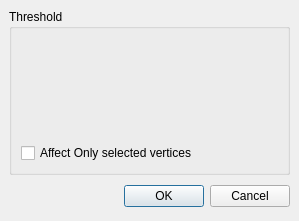
<ui version="4.0" >
 <author></author>
 <comment></comment>
 <exportmacro></exportmacro>
 <class>Dialog</class>
 <widget class="QDialog" name="Dialog" >
  <property name="geometry" >
   <rect>
    <x>0</x>
    <y>0</y>
    <width>299</width>
    <height>221</height>
   </rect>
  </property>
  <property name="windowTitle" >
   <string>Refine</string>
  </property>
  <property name="windowIcon" >
   <iconset>..\..\..\meshlab\images\eye128.png</iconset>
  </property>
  <layout class="QVBoxLayout" >
   <property name="margin" >
    <number>9</number>
   </property>
   <property name="spacing" >
    <number>6</number>
   </property>
   <item>
    <widget class="QGroupBox" name="thresholdGB" >
     <property name="title" >
      <string>Threshold</string>
     </property>
     <layout class="QGridLayout" >
      <property name="margin" >
       <number>9</number>
      </property>
      <property name="spacing" >
       <number>6</number>
      </property>
      <item row="1" column="0" >
       <widget class="QCheckBox" name="refineSelectedCB" >
        <property name="text" >
         <string>Affect Only selected vertices</string>
        </property>
       </widget>
      </item>
      <item row="0" column="0" >
       <widget class="QEdgeLength" name="edgeLength" >
        <property name="toolTip" >
         <string>Edge Length widget</string>
        </property>
        <property name="whatsThis" >
         <string>Edge Length widget set a length based on diagonal values.</string>
        </property>
       </widget>
      </item>
     </layout>
    </widget>
   </item>
   <item>
    <layout class="QHBoxLayout" >
     <property name="margin" >
      <number>0</number>
     </property>
     <property name="spacing" >
      <number>6</number>
     </property>
     <item>
      <spacer>
       <property name="orientation" >
        <enum>Qt::Horizontal</enum>
       </property>
       <property name="sizeHint" >
        <size>
         <width>131</width>
         <height>31</height>
        </size>
       </property>
      </spacer>
     </item>
     <item>
      <widget class="QPushButton" name="okButton" >
       <property name="text" >
        <string>OK</string>
       </property>
      </widget>
     </item>
     <item>
      <widget class="QPushButton" name="cancelButton" >
       <property name="text" >
        <string>Cancel</string>
       </property>
      </widget>
     </item>
    </layout>
   </item>
  </layout>
 </widget>
 <pixmapfunction></pixmapfunction>
 <customwidgets>
  <customwidget>
   <class>QEdgeLength</class>
   <extends></extends>
   <header>QEdgeLength.h</header>
   <container>0</container>
   <pixmap></pixmap>
  </customwidget>
 </customwidgets>
 <resources/>
 <connections>
  <connection>
   <sender>okButton</sender>
   <signal>clicked()</signal>
   <receiver>Dialog</receiver>
   <slot>accept()</slot>
   <hints>
    <hint type="sourcelabel" >
     <x>278</x>
     <y>253</y>
    </hint>
    <hint type="destinationlabel" >
     <x>96</x>
     <y>254</y>
    </hint>
   </hints>
  </connection>
  <connection>
   <sender>cancelButton</sender>
   <signal>clicked()</signal>
   <receiver>Dialog</receiver>
   <slot>reject()</slot>
   <hints>
    <hint type="sourcelabel" >
     <x>369</x>
     <y>253</y>
    </hint>
    <hint type="destinationlabel" >
     <x>179</x>
     <y>282</y>
    </hint>
   </hints>
  </connection>
 </connections>
</ui>
